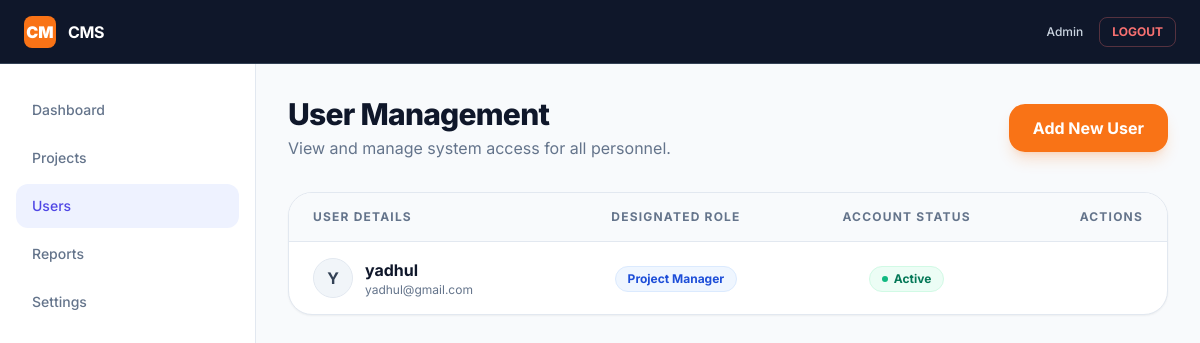
The app's page /dashboard/admin/users/ (signed in), older data.
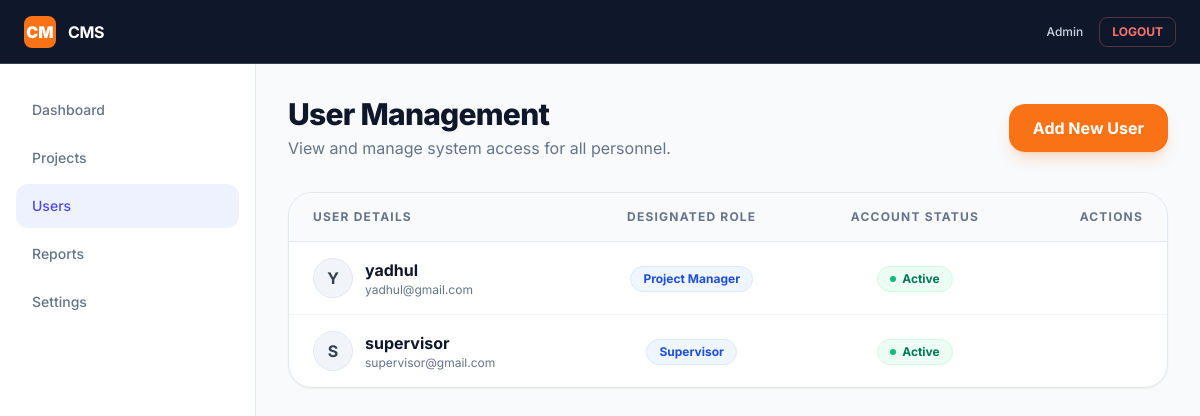
The same page, newer data.
### accounts/models.py (models this page shows)
class User(AbstractUser):
    role = models.ForeignKey(
        Role,
        on_delete=models.PROTECT,
        null=True,
        blank=True
    )
    created_by = models.ForeignKey(
        'self',
        null=True,
        blank=True,
        on_delete=models.SET_NULL,
        related_name='created_users'
    )
    created_at = models.DateTimeField(auto_now_add=True)

class Role(models.Model):
    name = models.CharField(max_length=30, unique=True)
    def __str__(self):
        return self.name

### dashboard/views.py (the view)
# urls.py: path('admin/users/', views.user_list, name='admin_user_list'),
@login_required
@user_passes_test(is_admin)
def user_list(request):
    users = User.objects.exclude(id=request.user.id)
    return render(request, 'dashboard/admin/user_list.html', {'users': users})

### dashboard/views.py (called while the page is built)
def is_admin(user):
    return user.role and user.role.name == 'Admin'

### dashboard/templates/dashboard/admin/user_list.html (shortened to what the changed rows need)
{%  extends "dashboard/admin/dashboard.html" %}
{% block content %}
<div class="space-y-8">
    <div class="flex flex-col md:flex-row md:items-center justify-between gap-4 mb-8">
        <div>
            <h2 class="text-3xl font-extrabold text-slate-900 tracking-tight">User Management</h2>
        </div>
    </div>
    <div class="bg-white rounded-3xl shadow-sm border border-slate-200 overflow-hidden">
        <div class="overflow-x-auto">
            <table class="w-full text-left border-collapse">
                <thead>
                    <tr class="bg-slate-50 border-b border-slate-200">
                        <th class="px-6 py-4 text-xs font-bold text-slate-500 uppercase tracking-widest">User Details</th>
                        <th class="px-6 py-4 text-xs font-bold text-slate-500 uppercase tracking-widest text-center">Designated Role</th>
                        <th class="px-6 py-4 text-xs font-bold text-slate-500 uppercase tracking-widest text-center">Account Status</th>
                        <th class="px-6 py-4 text-xs font-bold text-slate-500 uppercase tracking-widest text-right">Actions</th>
                    </tr>
                </thead>
                <tbody class="divide-y divide-slate-100">
                    {% for user in users %}
                    <tr class="hover:bg-slate-50/80 transition-colors group">
                        <td class="px-6 py-4">
                            <div class="flex items-center gap-3">
                                <div class="w-10 h-10 rounded-full bg-slate-100 flex items-center justify-center text-slate-700 font-bold border border-slate-200 uppercase">
                                    {{ user.username|slice:":1" }}
                                </div>
                                <div>
                                    <p class="font-bold text-slate-900">{{ user.username }}</p>
                                    <p class="text-xs text-slate-500">{{ user.email|default:"No email provided" }}</p>
                                </div>
                            </div>
                        </td>
                        <td class="px-6 py-4 text-center">
                            <span class="inline-flex items-center px-3 py-1 rounded-full text-xs font-bold bg-blue-50 text-blue-700 border border-blue-100">
                                {{ user.role }}
                            </span>
                        </td>
                        <td class="px-6 py-4 text-center">
                            {% if user.is_active %}
                                <span class="inline-flex items-center gap-1.5 px-3 py-1 rounded-full text-xs font-bold bg-emerald-50 text-emerald-700 border border-emerald-100">
                                    <span class="w-1.5 h-1.5 rounded-full bg-emerald-500 animate-pulse"></span>
                                    Active
                                </span>
                            {% else %}
                                <span class="inline-flex items-center gap-1.5 px-3 py-1 rounded-full text-xs font-bold bg-slate-100 text-slate-500 border border-slate-200">
                                    <span class="w-1.5 h-1.5 rounded-full bg-slate-400"></span>
                                    Inactive
                                </span>
                            {% endif %}
                        </td>
                        <td class="px-6 py-4 text-right">
                        </td>
                    </tr>
                    {% empty %}
                    <tr>
                        <td colspan="4" class="px-6 py-12 text-center">
                            <p class="text-slate-500 font-medium">No users found in the system.</p>
                        </td>
                    </tr>
                    {% endfor %}
                </tbody>
            </table>
        </div>
    </div>
</div>
{% endblock %}

Row changes from the older to the newer data that the page shows:
added User: username "S", username "supervisor", email "supervisor@gmail.com", role "Supervisor", is_active True (drawn)
